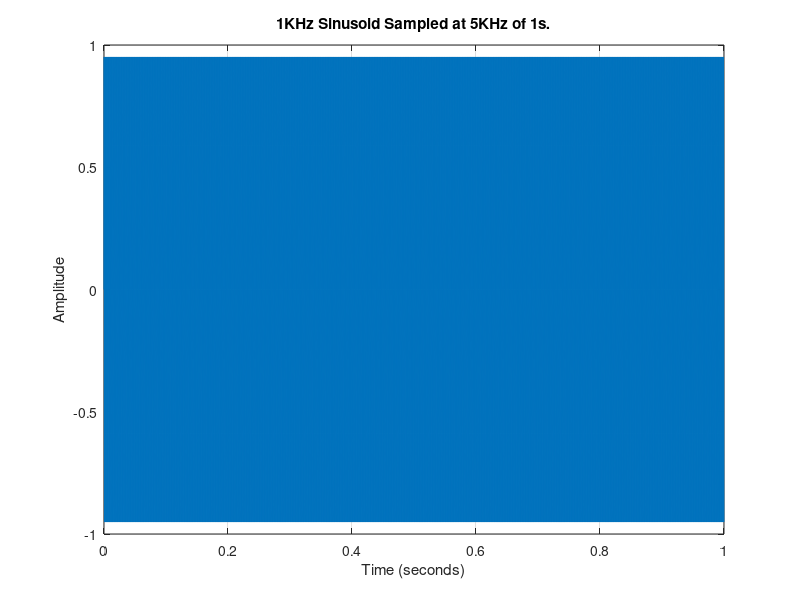
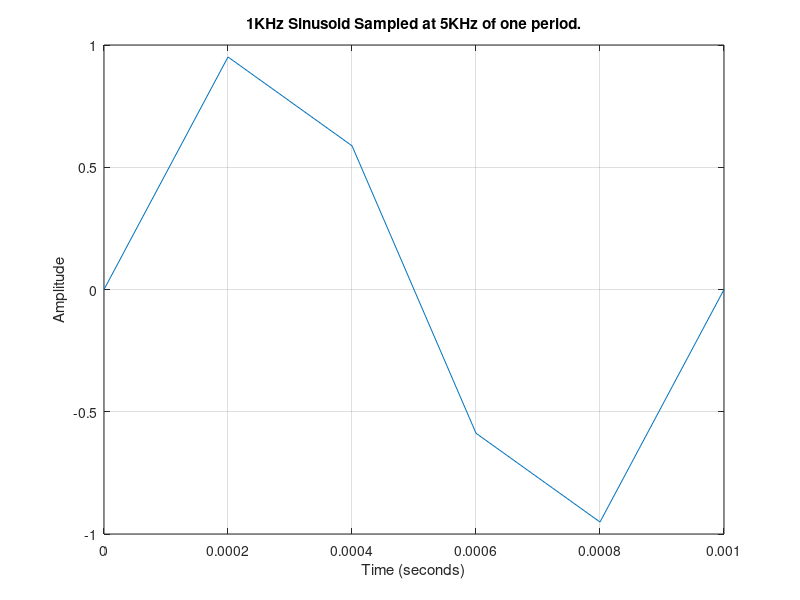
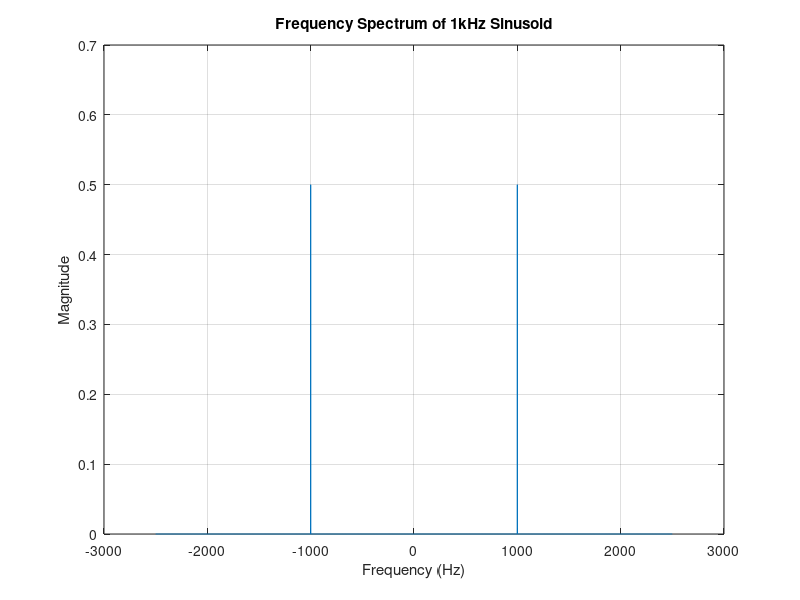
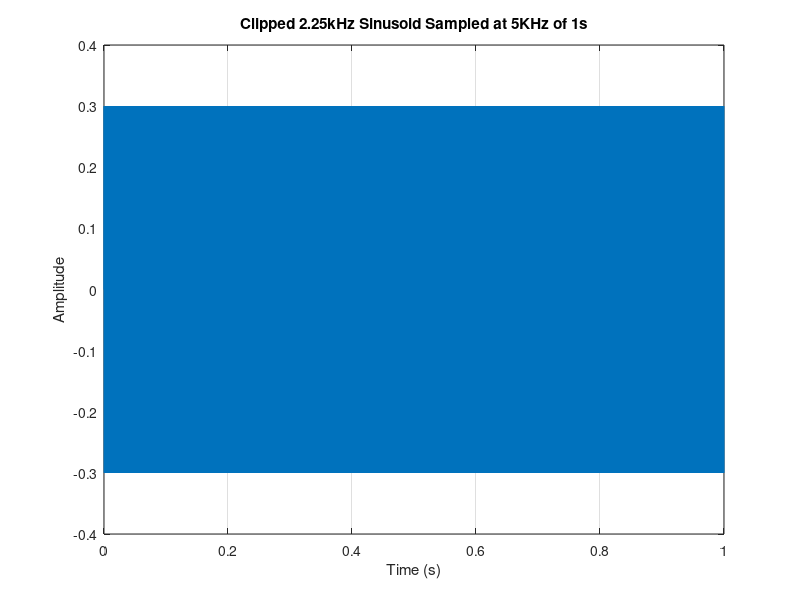

The MATLAB script that drew these images, in order:
%question 1
f = 1000;
fs = 5000;
T = 1;
t = 0:1/fs:T-1/fs;
x = sin(2*pi*f*t);
figure(1);
plot(t,x);
title('1KHz Sinusoid Sampled at 5KHz of 1s.');
xlabel('Time (seconds)');
ylabel('Amplitude');
grid on;

%one period
t_oneperiod = 0:1/fs:1/f;
x_oneperiod = sin(2*pi*f*t_oneperiod);
figure(2);
plot(t_oneperiod,x_oneperiod);
title('1KHz Sinusoid Sampled at 5KHz of one period.');
xlabel('Time (seconds)');
ylabel('Amplitude');
grid on;

%question 2
N = length(x);
X = fft(x);
X_shifted = fftshift(X);
f_axis = (-N/2:N/2-1)*(fs/N);
figure(3);
plot(f_axis, abs(X_shifted)/N);
title('Frequency Spectrum of 1kHz Sinusoid');
xlabel('Frequency (Hz)');
ylabel('Magnitude');
grid on;

frequency_resolution = fs / N;
disp(['Frequency Resolution: ', num2str(frequency_resolution), ' Hz']);

%question 3
f2 = 2250;
f2s = 5000;
T2=1;
t2 = 0:1/f2s:T2-1/f2s;
x2= sin(2*pi*f2*t2);
% cut signal
x2_clipped = min(max(x2, -0.3), 0.3);
figure(4);
plot(t2, x2_clipped);
title('Clipped 2.25kHz Sinusoid Sampled at 5KHz of 1s');
xlabel('Time (s)');
ylabel('Amplitude');
grid on;


%question 4
%FFT
N2 = length(x2_clipped);
X2 = fft(x2_clipped);
X2_shifted = fftshift(X2);

f2_axis = (-N2/2:N2/2-1)*(f2s/N2);
figure(5);
plot(f2_axis, abs(X2_shifted)/N2);
title('Frequency Spectrum of Clipped 2.25kHz Sinusoid');
xlabel('Frequency (Hz)');
ylabel('Magnitude');
grid on;